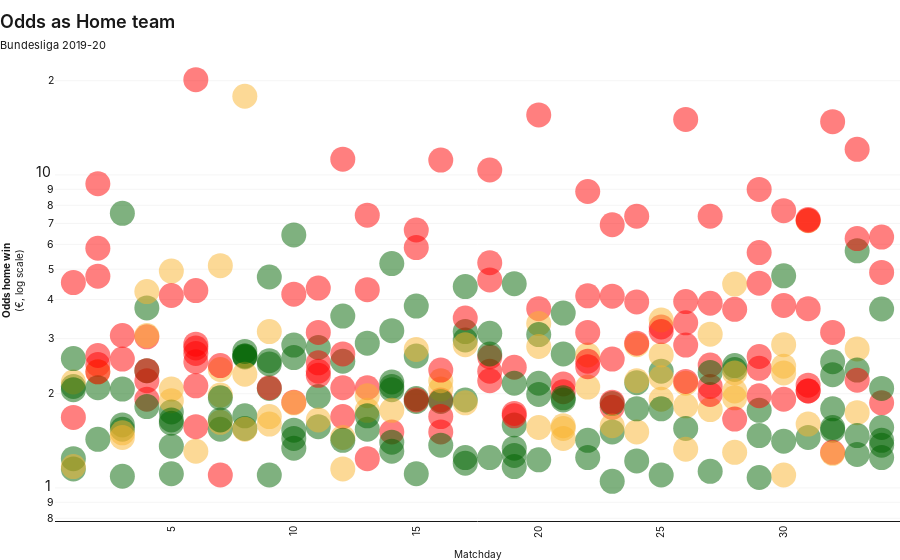

This figure's notebook cell:
### Code cell
def matchdayOdds(ha):
        
    fig = go.Figure()
    
    odds_col = f'Odds {ha.lower().replace("team","win")}'
    
    matchdays = sorted([int(x) for x in df['Matchday'].unique()])
        
    for matchday in matchdays:
                        
        dfx = df.loc[df['Matchday'] == str(matchday)]
        
        teams_odds = dfx[odds_col]
        
        cs = [f'rgba({colors["Home win"]["r"]},{colors["Home win"]["g"]},{colors["Home win"]["b"]}, 0.5)' if x == 'Home win' else f'rgba({colors["Draw"]["r"]},{colors["Draw"]["g"]},{colors["Draw"]["b"]}, 0.5)' if x == 'Draw' else f'rgba({colors["Away win"]["r"]},{colors["Away win"]["g"]},{colors["Away win"]["b"]}, 0.5)' if x == 'Away win' else 'black' for x in dfx['Result']]
            
        ts = [x for x in dfx['Description']]
        
        fig.add_trace(go.Scatter(
                x=[matchday for x in teams_odds], y=[x for x in teams_odds],  
                showlegend=False,
                mode='markers', marker=dict(color=cs, size=25, symbol='circle'), 
                text=ts, hovertemplate='%{text}</span><extra></extra>'
            ))
        
    headline, subhead, xaxes_title, yaxes_title, figHeight, marginTop, showLegend = f'Odds as {ha}', 'Bundesliga 2019-20 ', None, None, 600, 40, True
    customChartDefaultStyling.styling(fig, headline, subhead, xaxes_title, yaxes_title, figHeight, marginTop, showLegend)
     
    fig.update_xaxes(tickfont=dict(size=10), title='Matchday', range=[0.25,34.75])
    fig.update_yaxes(tickfont=dict(size=14), ticklabelposition="outside", title=f'<b>{odds_col}</b><br>(€, log scale)', type="log")
    
    fig.show()
        
matchdayOdds('Home team')

### Figure 1 — Plotly figure (JSON) as saved in the notebook; plotly's stock layout.template omitted (floating-point values rounded to 4 significant figures)
{"data": [{"hovertemplate": "%{text}</span><extra></extra>", "marker": {"color": ["rgba(0,100,0, 0.5)", "rgba(255,0,0, 0.5)", "rgba(0,100,0, 0.5)", "rgba(249,180,45, 0.5)", "rgba(0,100,0, 0.5)", "rgba(0,100,0, 0.5)", "rgba(255,0,0, 0.5)", "rgba(0,100,0, 0.5)", "rgba(249,180,45, 0.5)"], "size": 25, "symbol": "circle"}, "mode": "markers", "showlegend": false, "text": ["EIN 1 : 0 HOF ($2.11)", "UNI 0 : 4 RBL ($1.73)", "LEV 3 : 2 PAD ($1.24)", "GLA 0 : 0 SCH ($3.44)", "DOR 5 : 1 AUG ($1.15)", "FRE 3 : 0 MAI ($2.59)", "WER 1 : 3 DUS ($4.74)", "WOL 2 : 1 KOL ($2.06)", "MUN 2 : 2 HER ($7.9)"], "type": "scatter", "x": [1, 1, 1, 1, 1, 1, 1, 1, 1], "y": [2.11, 4.53, 1.24, 2.18, 1.15, 2.59, 1.68, 2.06, 1.17]}, {"hovertemplate": "%{text}</span><extra></extra>", "marker": {"color": ["rgba(255,0,0, 0.5)", "rgba(0,100,0, 0.5)", "rgba(249,180,45, 0.5)", "rgba(255,0,0, 0.5)", "rgba(0,100,0, 0.5)", "rgba(255,0,0, 0.5)", "rgba(255,0,0, 0.5)", "rgba(255,0,0, 0.5)", "rgba(255,0,0, 0.5)"], "size": 25, "symbol": "circle"}, "mode": "markers", "showlegend": false, "text": ["HER 0 : 3 WOL ($2.79)", "RBL 2 : 1 EIN ($1.43)", "AUG 1 : 1 UNI ($3.36)", "DUS 1 : 3 LEV ($1.63)", "HOF 3 : 2 WER ($2.09)", "MAI 1 : 3 GLA ($2.59)", "PAD 1 : 3 FRE ($2.81)", "SCH 0 : 3 MUN ($1.33)", "KOL 1 : 3 DOR ($1.51)"], "type": "scatter", "x": [2, 2, 2, 2, 2, 2, 2, 2, 2], "y": [2.48, 1.43, 2.35, 4.75, 2.09, 2.65, 2.35, 9.37, 5.83]}, {"hovertemplate": "%{text}</span><extra></extra>", "marker": {"color": ["rgba(0,100,0, 0.5)", "rgba(0,100,0, 0.5)", "rgba(249,180,45, 0.5)", "rgba(0,100,0, 0.5)", "rgba(255,0,0, 0.5)", "rgba(0,100,0, 0.5)", "rgba(0,100,0, 0.5)", "rgba(249,180,45, 0.5)", "rgba(255,0,0, 0.5)"], "size": 25, "symbol": "circle"}, "mode": "markers", "showlegend": false, "text": ["EIN 2 : 1 DUS ($1.59)", "WER 3 : 2 AUG ($1.54)", "LEV 0 : 0 HOF ($4.88)", "MUN 6 : 1 MAI ($1.09)", "FRE 1 : 2 KOL ($2.66)", "SCH 3 : 0 HER ($2.07)", "UNI 3 : 1 DOR ($7.54)", "WOL 1 : 1 PAD ($4.78)", "GLA 1 : 3 RBL ($2.19)"], "type": "scatter", "x": [3, 3, 3, 3, 3, 3, 3, 3, 3], "y": [1.59, 1.54, 1.5, 1.09, 2.58, 2.07, 7.54, 1.45, 3.07]}, {"hovertemplate": "%{text}</span><extra></extra>", "marker": {"color": ["rgba(255,0,0, 0.5)", "rgba(255,0,0, 0.5)", "rgba(0,100,0, 0.5)", "rgba(0,100,0, 0.5)", "rgba(255,0,0, 0.5)", "rgba(0,100,0, 0.5)", "rgba(249,180,45, 0.5)", "rgba(255,0,0, 0.5)", "rgba(249,180,45, 0.5)"], "size": 25, "symbol": "circle"}, "mode": "markers", "showlegend": false, "text": ["HOF 0 : 3 FRE ($3.89)", "PAD 1 : 5 SCH ($2.25)", "AUG 2 : 1 EIN ($3.76)", "DOR 4 : 0 LEV ($1.82)", "KOL 0 : 1 GLA ($3.11)", "MAI 2 : 1 HER ($2.37)", "RBL 1 : 1 MUN ($4.24)", "UNI 1 : 2 WER ($2.8)", "DUS 1 : 1 WOL ($3.65)"], "type": "scatter", "x": [4, 4, 4, 4, 4, 4, 4, 4, 4], "y": [1.92, 3.04, 3.76, 1.82, 2.2, 2.37, 4.24, 2.37, 3.07]}, {"hovertemplate": "%{text}</span><extra></extra>", "marker": {"color": ["rgba(249,180,45, 0.5)", "rgba(0,100,0, 0.5)", "rgba(249,180,45, 0.5)", "rgba(0,100,0, 0.5)", "rgba(0,100,0, 0.5)", "rgba(249,180,45, 0.5)", "rgba(0,100,0, 0.5)", "rgba(255,0,0, 0.5)", "rgba(0,100,0, 0.5)"], "size": 25, "symbol": "circle"}, "mode": "markers", "showlegend": false, "text": ["WOL 1 : 1 HOF ($3.7)", "GLA 2 : 1 DUS ($1.75)", "EIN 2 : 2 DOR ($4.37)", "LEV 2 : 0 UNI ($1.36)", "MUN 4 : 0 KOL ($1.11)", "FRE 1 : 1 AUG ($3.74)", "HER 2 : 1 PAD ($1.61)", "WER 0 : 3 RBL ($1.75)", "SCH 2 : 1 MAI ($1.65)"], "type": "scatter", "x": [5, 5, 5, 5, 5, 5, 5, 5, 5], "y": [2.07, 1.75, 4.93, 1.36, 1.11, 1.9, 1.61, 4.12, 1.65]}, {"hovertemplate": "%{text}</span><extra></extra>", "marker": {"color": ["rgba(255,0,0, 0.5)", "rgba(255,0,0, 0.5)", "rgba(255,0,0, 0.5)", "rgba(249,180,45, 0.5)", "rgba(255,0,0, 0.5)", "rgba(255,0,0, 0.5)", "rgba(255,0,0, 0.5)", "rgba(255,0,0, 0.5)", "rgba(255,0,0, 0.5)"], "size": 25, "symbol": "circle"}, "mode": "markers", "showlegend": false, "text": ["DUS 1 : 2 FRE ($2.72)", "KOL 0 : 4 HER ($3.34)", "AUG 0 : 3 LEV ($1.73)", "DOR 2 : 2 WER ($5.72)", "HOF 0 : 3 GLA ($2.52)", "MAI 0 : 1 WOL ($2.44)", "PAD 2 : 3 MUN ($1.11)", "RBL 1 : 3 SCH ($5.51)", "UNI 1 : 2 EIN ($2.38)"], "type": "scatter", "x": [6, 6, 6, 6, 6, 6, 6, 6, 6], "y": [2.53, 2.12, 4.27, 1.31, 2.69, 2.8, 20.15, 1.57, 2.88]}, {"hovertemplate": "%{text}</span><extra></extra>", "marker": {"color": ["rgba(0,100,0, 0.5)", "rgba(249,180,45, 0.5)", "rgba(0,100,0, 0.5)", "rgba(249,180,45, 0.5)", "rgba(255,0,0, 0.5)", "rgba(249,180,45, 0.5)", "rgba(255,0,0, 0.5)", "rgba(249,180,45, 0.5)", "rgba(0,100,0, 0.5)"], "size": 25, "symbol": "circle"}, "mode": "markers", "showlegend": false, "text": ["GLA 5 : 1 AUG ($1.54)", "EIN 2 : 2 WER ($3.75)", "WOL 1 : 0 UNI ($1.94)", "LEV 1 : 1 RBL ($3.67)", "MUN 1 : 2 HOF ($21.63)", "FRE 2 : 2 DOR ($4.11)", "PAD 1 : 2 MAI ($2.6)", "SCH 1 : 1 KOL ($4.28)", "HER 3 : 1 DUS ($1.65)"], "type": "scatter", "x": [7, 7, 7, 7, 7, 7, 7, 7, 7], "y": [1.54, 1.98, 1.94, 2.39, 1.1, 5.13, 2.46, 1.62, 1.65]}, {"hovertemplate": "%{text}</span><extra></extra>", "marker": {"color": ["rgba(0,100,0, 0.5)", "rgba(0,100,0, 0.5)", "rgba(249,180,45, 0.5)", "rgba(0,100,0, 0.5)", "rgba(0,100,0, 0.5)", "rgba(249,180,45, 0.5)", "rgba(0,100,0, 0.5)", "rgba(249,180,45, 0.5)", "rgba(0,100,0, 0.5)"], "size": 25, "symbol": "circle"}, "mode": "markers", "showlegend": false, "text": ["KOL 3 : 0 PAD ($1.7)", "HOF 2 : 0 SCH ($2.64)", "AUG 2 : 2 MUN ($8.92)", "DOR 1 : 0 GLA ($1.55)", "DUS 1 : 0 MAI ($2.64)", "RBL 1 : 1 WOL ($4.34)", "UNI 2 : 0 FRE ($2.62)", "WER 1 : 1 HER ($3.54)", "EIN 3 : 0 LEV ($2.73)"], "type": "scatter", "x": [8, 8, 8, 8, 8, 8, 8, 8, 8], "y": [1.7, 2.64, 17.84, 1.55, 2.64, 1.54, 2.62, 2.31, 2.73]}, {"hovertemplate": "%{text}</span><extra></extra>", "marker": {"color": ["rgba(0,100,0, 0.5)", "rgba(249,180,45, 0.5)", "rgba(249,180,45, 0.5)", "rgba(0,100,0, 0.5)", "rgba(0,100,0, 0.5)", "rgba(255,0,0, 0.5)", "rgba(0,100,0, 0.5)", "rgba(249,180,45, 0.5)", "rgba(0,100,0, 0.5)"], "size": 25, "symbol": "circle"}, "mode": "markers", "showlegend": false, "text": ["GLA 4 : 2 EIN ($2.08)", "WOL 0 : 0 AUG ($4.14)", "LEV 2 : 2 WER ($4.09)", "MUN 2 : 1 UNI ($1.1)", "FRE 2 : 1 RBL ($4.72)", "HER 2 : 3 HOF ($3.27)", "PAD 2 : 0 DUS ($2.49)", "SCH 0 : 0 DOR ($3.49)", "MAI 3 : 1 KOL ($2.55)"], "type": "scatter", "x": [9, 9, 9, 9, 9, 9, 9, 9, 9], "y": [2.08, 1.6, 1.69, 1.1, 4.72, 2.09, 2.49, 3.16, 2.55]}, {"hovertemplate": "%{text}</span><extra></extra>", "marker": {"color": ["rgba(255,0,0, 0.5)", "rgba(0,100,0, 0.5)", "rgba(255,0,0, 0.5)", "rgba(0,100,0, 0.5)", "rgba(0,100,0, 0.5)", "rgba(0,100,0, 0.5)", "rgba(0,100,0, 0.5)", "rgba(249,180,45, 0.5)", "rgba(0,100,0, 0.5)"], "size": 25, "symbol": "circle"}, "mode": "markers", "showlegend": false, "text": ["AUG 2 : 3 SCH ($1.8)", "DUS 2 : 0 KOL ($2.86)", "LEV 1 : 2 GLA ($3.82)", "DOR 3 : 0 WOL ($1.53)", "EIN 5 : 1 MUN ($6.43)", "RBL 8 : 0 MAI ($1.34)", "UNI 1 : 0 HER ($2.61)", "WER 2 : 2 FRE ($3.82)", "HOF 3 : 0 PAD ($1.44)"], "type": "scatter", "x": [10, 10, 10, 10, 10, 10, 10, 10, 10], "y": [4.16, 2.86, 1.88, 1.53, 6.43, 1.34, 2.61, 1.87, 1.44]}, {"hovertemplate": "%{text}</span><extra></extra>", "marker": {"color": ["rgba(0,100,0, 0.5)", "rgba(0,100,0, 0.5)", "rgba(255,0,0, 0.5)", "rgba(0,100,0, 0.5)", "rgba(255,0,0, 0.5)", "rgba(255,0,0, 0.5)", "rgba(255,0,0, 0.5)", "rgba(249,180,45, 0.5)", "rgba(255,0,0, 0.5)"], "size": 25, "symbol": "circle"}, "mode": "markers", "showlegend": false, "text": ["GLA 3 : 1 WER ($1.96)", "FRE 1 : 0 EIN ($2.81)", "WOL 0 : 2 LEV ($2.21)", "MUN 4 : 0 DOR ($1.57)", "HER 2 : 4 RBL ($1.72)", "MAI 2 : 3 UNI ($3.05)", "PAD 0 : 1 AUG ($2.62)", "SCH 3 : 3 DUS ($3.91)", "KOL 1 : 2 HOF ($2.92)"], "type": "scatter", "x": [11, 11, 11, 11, 11, 11, 11, 11, 11], "y": [1.96, 2.81, 3.14, 1.57, 4.35, 2.36, 2.51, 1.65, 2.29]}, {"hovertemplate": "%{text}</span><extra></extra>", "marker": {"color": ["rgba(0,100,0, 0.5)", "rgba(255,0,0, 0.5)", "rgba(249,180,45, 0.5)", "rgba(255,0,0, 0.5)", "rgba(255,0,0, 0.5)", "rgba(0,100,0, 0.5)", "rgba(0,100,0, 0.5)", "rgba(255,0,0, 0.5)", "rgba(249,180,45, 0.5)"], "size": 25, "symbol": "circle"}, "mode": "markers", "showlegend": false, "text": ["AUG 4 : 0 HER ($2.54)", "HOF 1 : 5 MAI ($4.79)", "LEV 1 : 1 FRE ($4.57)", "DUS 0 : 4 MUN ($1.23)", "EIN 0 : 2 WOL ($3.43)", "RBL 4 : 1 KOL ($1.42)", "UNI 2 : 0 GLA ($3.54)", "WER 1 : 2 SCH ($2.57)", "DOR 3 : 3 PAD ($8.45)"], "type": "scatter", "x": [12, 12, 12, 12, 12, 12, 12, 12, 12], "y": [2.54, 1.69, 1.45, 11.23, 2.09, 1.42, 3.54, 2.68, 1.15]}, {"hovertemplate": "%{text}</span><extra></extra>", "marker": {"color": ["rgba(0,100,0, 0.5)", "rgba(0,100,0, 0.5)", "rgba(255,0,0, 0.5)", "rgba(255,0,0, 0.5)", "rgba(249,180,45, 0.5)", "rgba(255,0,0, 0.5)", "rgba(249,180,45, 0.5)", "rgba(255,0,0, 0.5)", "rgba(0,100,0, 0.5)"], "size": 25, "symbol": "circle"}, "mode": "markers", "showlegend": false, "text": ["MAI 2 : 1 EIN ($2.9)", "GLA 4 : 2 FRE ($1.54)", "WOL 2 : 3 WER ($3.36)", "MUN 1 : 2 LEV ($10.33)", "KOL 1 : 1 AUG ($3.73)", "HER 1 : 2 DOR ($1.74)", "HOF 1 : 1 DUS ($3.84)", "PAD 2 : 3 RBL ($1.33)", "SCH 2 : 1 UNI ($1.7)"], "type": "scatter", "x": [13, 13, 13, 13, 13, 13, 13, 13, 13], "y": [2.9, 1.54, 2.09, 1.24, 1.97, 4.3, 1.77, 7.44, 1.7]}, {"hovertemplate": "%{text}</span><extra></extra>", "marker": {"color": ["rgba(0,100,0, 0.5)", "rgba(255,0,0, 0.5)", "rgba(0,100,0, 0.5)", "rgba(0,100,0, 0.5)", "rgba(0,100,0, 0.5)", "rgba(0,100,0, 0.5)", "rgba(0,100,0, 0.5)", "rgba(0,100,0, 0.5)", "rgba(249,180,45, 0.5)"], "size": 25, "symbol": "circle"}, "mode": "markers", "showlegend": false, "text": ["UNI 2 : 0 KOL ($2.11)", "WER 0 : 1 PAD ($5.62)", "AUG 2 : 1 MAI ($2.18)", "LEV 2 : 1 SCH ($2.06)", "GLA 2 : 1 MUN ($5.21)", "DOR 5 : 0 DUS ($1.31)", "FRE 1 : 0 WOL ($3.18)", "RBL 3 : 1 HOF ($1.4)", "EIN 2 : 2 HER ($3.97)"], "type": "scatter", "x": [14, 14, 14, 14, 14, 14, 14, 14, 14], "y": [2.11, 1.51, 2.18, 2.06, 5.21, 1.31, 3.18, 1.4, 1.77]}, {"hovertemplate": "%{text}</span><extra></extra>", "marker": {"color": ["rgba(0,100,0, 0.5)", "rgba(0,100,0, 0.5)", "rgba(0,100,0, 0.5)", "rgba(255,0,0, 0.5)", "rgba(0,100,0, 0.5)", "rgba(0,100,0, 0.5)", "rgba(255,0,0, 0.5)", "rgba(249,180,45, 0.5)", "rgba(255,0,0, 0.5)"], "size": 25, "symbol": "circle"}, "mode": "markers", "showlegend": false, "text": ["SCH 1 : 0 EIN ($1.89)", "WOL 2 : 1 GLA ($2.64)", "MUN 6 : 1 WER ($1.11)", "DUS 0 : 3 RBL ($1.42)", "KOL 2 : 0 LEV ($3.81)", "HER 1 : 0 FRE ($1.93)", "MAI 0 : 4 DOR ($1.49)", "PAD 1 : 1 UNI ($3.58)", "HOF 2 : 4 AUG ($3.71)"], "type": "scatter", "x": [15, 15, 15, 15, 15, 15, 15, 15, 15], "y": [1.89, 2.64, 1.11, 6.67, 3.81, 1.93, 5.86, 2.77, 1.91]}, {"hovertemplate": "%{text}</span><extra></extra>", "marker": {"color": ["rgba(255,0,0, 0.5)", "rgba(0,100,0, 0.5)", "rgba(255,0,0, 0.5)", "rgba(255,0,0, 0.5)", "rgba(249,180,45, 0.5)", "rgba(0,100,0, 0.5)", "rgba(249,180,45, 0.5)", "rgba(255,0,0, 0.5)", "rgba(255,0,0, 0.5)"], "size": 25, "symbol": "circle"}, "mode": "markers", "showlegend": false, "text": ["LEV 0 : 1 HER ($6.06)", "GLA 2 : 0 PAD ($1.37)", "EIN 2 : 4 KOL ($3.87)", "FRE 1 : 3 MUN ($1.2)", "WOL 1 : 1 SCH ($3.5)", "AUG 3 : 0 DUS ($1.89)", "DOR 3 : 3 RBL ($3.77)", "UNI 0 : 2 HOF ($2.88)", "WER 0 : 5 MAI ($4.45)"], "type": "scatter", "x": [16, 16, 16, 16, 16, 16, 16, 16, 16], "y": [1.51, 1.37, 1.91, 11.15, 2.07, 1.89, 2.2, 2.38, 1.69]}, {"hovertemplate": "%{text}</span><extra></extra>", "marker": {"color": ["rgba(0,100,0, 0.5)", "rgba(0,100,0, 0.5)", "rgba(0,100,0, 0.5)", "rgba(0,100,0, 0.5)", "rgba(249,180,45, 0.5)", "rgba(255,0,0, 0.5)", "rgba(0,100,0, 0.5)", "rgba(249,180,45, 0.5)", "rgba(0,100,0, 0.5)"], "size": 25, "symbol": "circle"}, "mode": "markers", "showlegend": false, "text": ["DUS 2 : 1 UNI ($2.97)", "PAD 2 : 1 EIN ($3.16)", "MUN 2 : 0 WOL ($1.2)", "KOL 1 : 0 WER ($1.91)", "HER 0 : 0 GLA ($3.49)", "MAI 0 : 1 LEV ($1.96)", "RBL 3 : 1 AUG ($1.25)", "SCH 2 : 2 FRE ($3.62)", "HOF 2 : 1 DOR ($4.4)"], "type": "scatter", "x": [17, 17, 17, 17, 17, 17, 17, 17, 17], "y": [2.97, 3.16, 1.2, 1.91, 2.87, 3.49, 1.25, 1.87, 4.4]}, {"hovertemplate": "%{text}</span><extra></extra>", "marker": {"color": ["rgba(255,0,0, 0.5)", "rgba(255,0,0, 0.5)", "rgba(255,0,0, 0.5)", "rgba(255,0,0, 0.5)", "rgba(0,100,0, 0.5)", "rgba(255,0,0, 0.5)", "rgba(255,0,0, 0.5)", "rgba(0,100,0, 0.5)", "rgba(0,100,0, 0.5)"], "size": 25, "symbol": "circle"}, "mode": "markers", "showlegend": false, "text": ["HER 0 : 4 MUN ($1.25)", "PAD 1 : 4 LEV ($1.64)", "AUG 3 : 5 DOR ($1.55)", "DUS 0 : 1 WER ($2.58)", "KOL 3 : 1 WOL ($3.12)", "HOF 1 : 2 EIN ($2.79)", "MAI 1 : 2 FRE ($3.15)", "RBL 3 : 1 UNI ($1.25)", "SCH 2 : 0 GLA ($2.68)"], "type": "scatter", "x": [18, 18, 18, 18, 18, 18, 18, 18, 18], "y": [10.37, 4.62, 5.24, 2.62, 3.12, 2.36, 2.2, 1.25, 2.68]}, {"hovertemplate": "%{text}</span><extra></extra>", "marker": {"color": ["rgba(0,100,0, 0.5)", "rgba(255,0,0, 0.5)", "rgba(0,100,0, 0.5)", "rgba(0,100,0, 0.5)", "rgba(0,100,0, 0.5)", "rgba(255,0,0, 0.5)", "rgba(0,100,0, 0.5)", "rgba(255,0,0, 0.5)", "rgba(0,100,0, 0.5)"], "size": 25, "symbol": "circle"}, "mode": "markers", "showlegend": false, "text": ["LEV 3 : 0 DUS ($1.34)", "WER 0 : 3 HOF ($2.73)", "MUN 5 : 0 SCH ($1.17)", "GLA 3 : 1 MAI ($1.59)", "EIN 2 : 0 RBL ($4.49)", "FRE 0 : 2 PAD ($4.44)", "UNI 2 : 0 AUG ($2.16)", "WOL 1 : 2 HER ($4.78)", "DOR 5 : 1 KOL ($1.27)"], "type": "scatter", "x": [19, 19, 19, 19, 19, 19, 19, 19, 19], "y": [1.34, 2.43, 1.17, 1.59, 4.49, 1.7, 2.16, 1.73, 1.27]}, {"hovertemplate": "%{text}</span><extra></extra>", "marker": {"color": ["rgba(0,100,0, 0.5)", "rgba(255,0,0, 0.5)", "rgba(0,100,0, 0.5)", "rgba(0,100,0, 0.5)", "rgba(249,180,45, 0.5)", "rgba(0,100,0, 0.5)", "rgba(255,0,0, 0.5)", "rgba(249,180,45, 0.5)", "rgba(249,180,45, 0.5)"], "size": 25, "symbol": "circle"}, "mode": "markers", "showlegend": false, "text": ["KOL 4 : 0 FRE ($1.99)", "PAD 2 : 4 WOL ($1.91)", "AUG 2 : 1 WER ($2.16)", "DOR 5 : 0 UNI ($1.23)", "DUS 1 : 1 EIN ($3.68)", "HOF 2 : 1 LEV ($3.09)", "MAI 1 : 3 MUN ($1.14)", "RBL 2 : 2 GLA ($4.46)", "HER 0 : 0 SCH ($3.29)"], "type": "scatter", "x": [20, 20, 20, 20, 20, 20, 20, 20, 20], "y": [1.99, 3.74, 2.16, 1.23, 3.35, 3.09, 15.55, 1.56, 2.83]}, {"hovertemplate": "%{text}</span><extra></extra>", "marker": {"color": ["rgba(249,180,45, 0.5)", "rgba(0,100,0, 0.5)", "rgba(0,100,0, 0.5)", "rgba(255,0,0, 0.5)", "rgba(249,180,45, 0.5)", "rgba(255,0,0, 0.5)", "rgba(249,180,45, 0.5)", "rgba(0,100,0, 0.5)", "rgba(0,100,0, 0.5)"], "size": 25, "symbol": "circle"}, "mode": "markers", "showlegend": false, "text": ["MUN 0 : 0 RBL ($5.16)", "LEV 4 : 3 DOR ($3.62)", "FRE 1 : 0 HOF ($2.68)", "HER 1 : 3 MAI ($3.61)", "SCH 1 : 1 PAD ($4.26)", "WER 0 : 2 UNI ($3.37)", "WOL 1 : 1 DUS ($4.16)", "EIN 5 : 0 AUG ($1.94)", "GLA 2 : 1 KOL ($1.91)"], "type": "scatter", "x": [21, 21, 21, 21, 21, 21, 21, 21, 21], "y": [1.44, 3.62, 2.68, 2.03, 1.58, 2.15, 1.55, 1.94, 1.91]}, {"hovertemplate": "%{text}</span><extra></extra>", "marker": {"color": ["rgba(255,0,0, 0.5)", "rgba(249,180,45, 0.5)", "rgba(249,180,45, 0.5)", "rgba(255,0,0, 0.5)", "rgba(255,0,0, 0.5)", "rgba(255,0,0, 0.5)", "rgba(0,100,0, 0.5)", "rgba(255,0,0, 0.5)", "rgba(0,100,0, 0.5)"], "size": 25, "symbol": "circle"}, "mode": "markers", "showlegend": false, "text": ["KOL 1 : 4 MUN ($1.29)", "MAI 0 : 0 SCH ($3.47)", "AUG 1 : 1 FRE ($3.55)", "DUS 1 : 4 GLA ($1.84)", "HOF 2 : 3 WOL ($2.85)", "PAD 1 : 2 HER ($2.74)", "RBL 3 : 0 WER ($1.25)", "UNI 2 : 3 LEV ($2.22)", "DOR 4 : 0 EIN ($1.42)"], "type": "scatter", "x": [22, 22, 22, 22, 22, 22, 22, 22, 22], "y": [8.85, 2.66, 2.1, 4.11, 2.44, 2.54, 1.25, 3.14, 1.42]}, {"hovertemplate": "%{text}</span><extra></extra>", "marker": {"color": ["rgba(255,0,0, 0.5)", "rgba(0,100,0, 0.5)", "rgba(0,100,0, 0.5)", "rgba(249,180,45, 0.5)", "rgba(255,0,0, 0.5)", "rgba(255,0,0, 0.5)", "rgba(255,0,0, 0.5)", "rgba(255,0,0, 0.5)", "rgba(0,100,0, 0.5)"], "size": 25, "symbol": "circle"}, "mode": "markers", "showlegend": false, "text": ["EIN 1 : 2 UNI ($4.27)", "LEV 2 : 0 AUG ($1.51)", "WOL 4 : 0 MAI ($1.86)", "GLA 1 : 1 HOF ($4.44)", "FRE 0 : 2 DUS ($3.96)", "HER 0 : 5 KOL ($2.74)", "SCH 0 : 5 RBL ($1.8)", "WER 0 : 2 DOR ($1.39)", "MUN 3 : 2 PAD ($1.05)"], "type": "scatter", "x": [23, 23, 23, 23, 23, 23, 23, 23, 23], "y": [1.81, 1.51, 1.86, 1.58, 1.88, 2.58, 4.1, 6.93, 1.05]}, {"hovertemplate": "%{text}</span><extra></extra>", "marker": {"color": ["rgba(249,180,45, 0.5)", "rgba(249,180,45, 0.5)", "rgba(255,0,0, 0.5)", "rgba(0,100,0, 0.5)", "rgba(0,100,0, 0.5)", "rgba(255,0,0, 0.5)", "rgba(0,100,0, 0.5)", "rgba(249,180,45, 0.5)", "rgba(255,0,0, 0.5)"], "size": 25, "symbol": "circle"}, "mode": "markers", "showlegend": false, "text": ["RBL 1 : 1 LEV ($4.69)", "UNI 2 : 2 WOL ($3.29)", "AUG 2 : 3 GLA ($1.84)", "DOR 1 : 0 FRE ($1.22)", "KOL 3 : 0 SCH ($2.17)", "HOF 0 : 6 MUN ($1.33)", "MAI 2 : 0 PAD ($1.79)", "DUS 3 : 3 HER ($3.44)", "WER 0 : 3 EIN ($2.39)"], "type": "scatter", "x": [24, 24, 24, 24, 24, 24, 24, 24, 24], "y": [1.51, 2.87, 3.93, 1.22, 2.17, 7.38, 1.79, 2.2, 2.9]}, {"hovertemplate": "%{text}</span><extra></extra>", "marker": {"color": ["rgba(0,100,0, 0.5)", "rgba(249,180,45, 0.5)", "rgba(0,100,0, 0.5)", "rgba(255,0,0, 0.5)", "rgba(0,100,0, 0.5)", "rgba(249,180,45, 0.5)", "rgba(249,180,45, 0.5)", "rgba(249,180,45, 0.5)", "rgba(255,0,0, 0.5)"], "size": 25, "symbol": "circle"}, "mode": "markers", "showlegend": false, "text": ["MUN 2 : 0 AUG ($1.1)", "MAI 1 : 1 DUS ($3.79)", "LEV 4 : 0 EIN ($1.79)", "GLA 1 : 2 DOR ($2.08)", "FRE 3 : 1 UNI ($2.36)", "HER 2 : 2 WER ($3.5)", "SCH 1 : 1 HOF ($3.48)", "WOL 0 : 0 RBL ($3.64)", "PAD 1 : 2 KOL ($2.09)"], "type": "scatter", "x": [25, 25, 25, 25, 25, 25, 25, 25, 25], "y": [1.1, 1.92, 1.79, 3.27, 2.36, 2.25, 2.66, 3.44, 3.16]}, {"hovertemplate": "%{text}</span><extra></extra>", "marker": {"color": ["rgba(255,0,0, 0.5)", "rgba(249,180,45, 0.5)", "rgba(255,0,0, 0.5)", "rgba(255,0,0, 0.5)", "rgba(0,100,0, 0.5)", "rgba(249,180,45, 0.5)", "rgba(255,0,0, 0.5)", "rgba(255,0,0, 0.5)", "rgba(249,180,45, 0.5)"], "size": 25, "symbol": "circle"}, "mode": "markers", "showlegend": false, "text": ["WER 1 : 4 LEV ($1.85)", "KOL 2 : 2 MAI ($3.84)", "UNI 0 : 2 MUN ($1.17)", "AUG 1 : 2 WOL ($2.14)", "DOR 4 : 0 SCH ($1.55)", "DUS 0 : 0 PAD ($3.56)", "EIN 1 : 3 GLA ($2.38)", "HOF 0 : 3 HER ($3.14)", "RBL 1 : 1 FRE ($5.41)"], "type": "scatter", "x": [26, 26, 26, 26, 26, 26, 26, 26, 26], "y": [3.94, 1.83, 15.04, 3.37, 1.55, 2.16, 2.86, 2.19, 1.33]}, {"hovertemplate": "%{text}</span><extra></extra>", "marker": {"color": ["rgba(249,180,45, 0.5)", "rgba(255,0,0, 0.5)", "rgba(255,0,0, 0.5)", "rgba(0,100,0, 0.5)", "rgba(255,0,0, 0.5)", "rgba(255,0,0, 0.5)", "rgba(249,180,45, 0.5)", "rgba(255,0,0, 0.5)", "rgba(0,100,0, 0.5)"], "size": 25, "symbol": "circle"}, "mode": "markers", "showlegend": false, "text": ["KOL 2 : 2 DUS ($3.9)", "MAI 0 : 5 RBL ($1.37)", "SCH 0 : 3 AUG ($3.78)", "MUN 5 : 2 EIN ($1.13)", "GLA 1 : 3 LEV ($2.64)", "FRE 0 : 1 WER ($3.34)", "PAD 1 : 1 HOF ($3.82)", "WOL 0 : 2 DOR ($1.89)", "HER 4 : 0 UNI ($2.34)"], "type": "scatter", "x": [27, 27, 27, 27, 27, 27, 27, 27, 27], "y": [1.78, 7.38, 1.99, 1.13, 2.47, 2.11, 3.1, 3.89, 2.34]}, {"hovertemplate": "%{text}</span><extra></extra>", "marker": {"color": ["rgba(249,180,45, 0.5)", "rgba(0,100,0, 0.5)", "rgba(0,100,0, 0.5)", "rgba(249,180,45, 0.5)", "rgba(249,180,45, 0.5)", "rgba(255,0,0, 0.5)", "rgba(255,0,0, 0.5)", "rgba(249,180,45, 0.5)", "rgba(249,180,45, 0.5)"], "size": 25, "symbol": "circle"}, "mode": "markers", "showlegend": false, "text": ["AUG 0 : 0 PAD ($3.74)", "DUS 2 : 1 SCH ($2.46)", "HOF 3 : 1 KOL ($2.39)", "RBL 2 : 2 HER ($5.87)", "UNI 1 : 1 MAI ($3.44)", "LEV 1 : 4 WOL ($4.8)", "DOR 0 : 1 MUN ($1.8)", "EIN 3 : 3 FRE ($3.57)", "WER 0 : 0 GLA ($4.12)"], "type": "scatter", "x": [28, 28, 28, 28, 28, 28, 28, 28, 28], "y": [1.94, 2.46, 2.39, 1.3, 2.33, 1.66, 3.72, 2.04, 4.48]}, {"hovertemplate": "%{text}</span><extra></extra>", "marker": {"color": ["rgba(255,0,0, 0.5)", "rgba(0,100,0, 0.5)", "rgba(255,0,0, 0.5)", "rgba(0,100,0, 0.5)", "rgba(0,100,0, 0.5)", "rgba(255,0,0, 0.5)", "rgba(255,0,0, 0.5)", "rgba(255,0,0, 0.5)", "rgba(255,0,0, 0.5)"], "size": 25, "symbol": "circle"}, "mode": "markers", "showlegend": false, "text": ["KOL 2 : 4 RBL ($1.51)", "GLA 4 : 1 UNI ($1.47)", "PAD 1 : 6 DOR ($1.3)", "MUN 5 : 0 DUS ($1.08)", "HER 2 : 0 AUG ($1.77)", "MAI 0 : 1 HOF ($2.72)", "SCH 0 : 1 WER ($2.73)", "WOL 1 : 2 EIN ($3.59)", "FRE 0 : 1 LEV ($1.72)"], "type": "scatter", "x": [29, 29, 29, 29, 29, 29, 29, 29, 29], "y": [5.65, 1.47, 8.99, 1.08, 1.77, 2.41, 2.63, 1.97, 4.51]}, {"hovertemplate": "%{text}</span><extra></extra>", "marker": {"color": ["rgba(249,180,45, 0.5)", "rgba(249,180,45, 0.5)", "rgba(255,0,0, 0.5)", "rgba(255,0,0, 0.5)", "rgba(0,100,0, 0.5)", "rgba(249,180,45, 0.5)", "rgba(255,0,0, 0.5)", "rgba(249,180,45, 0.5)", "rgba(0,100,0, 0.5)"], "size": 25, "symbol": "circle"}, "mode": "markers", "showlegend": false, "text": ["AUG 1 : 1 KOL ($3.54)", "UNI 1 : 1 SCH ($3.13)", "WER 0 : 1 WOL ($1.94)", "LEV 2 : 4 MUN ($1.34)", "DOR 1 : 0 HER ($1.41)", "DUS 2 : 2 HOF ($3.52)", "EIN 0 : 2 MAI ($3.67)", "RBL 1 : 1 PAD ($10.25)", "FRE 1 : 0 GLA ($4.76)"], "type": "scatter", "x": [30, 30, 30, 30, 30, 30, 30, 30, 30], "y": [2.87, 2.33, 3.83, 7.69, 1.41, 2.45, 1.92, 1.1, 4.76]}, {"hovertemplate": "%{text}</span><extra></extra>", "marker": {"color": ["rgba(255,0,0, 0.5)", "rgba(249,180,45, 0.5)", "rgba(0,100,0, 0.5)", "rgba(255,0,0, 0.5)", "rgba(255,0,0, 0.5)", "rgba(255,0,0, 0.5)", "rgba(255,0,0, 0.5)", "rgba(249,180,45, 0.5)", "rgba(255,0,0, 0.5)"], "size": 25, "symbol": "circle"}, "mode": "markers", "showlegend": false, "text": ["MAI 0 : 1 AUG ($3.66)", "SCH 1 : 1 LEV ($4.84)", "MUN 2 : 1 GLA ($1.45)", "DUS 0 : 1 DOR ($1.4)", "KOL 1 : 2 UNI ($3.67)", "HER 1 : 4 EIN ($3.19)", "PAD 1 : 5 WER ($1.89)", "WOL 2 : 2 FRE ($4.23)", "HOF 0 : 2 RBL ($1.37)"], "type": "scatter", "x": [31, 31, 31, 31, 31, 31, 31, 31, 31], "y": [2.04, 7.14, 1.45, 7.15, 2.04, 2.13, 3.74, 1.6, 7.21]}, {"hovertemplate": "%{text}</span><extra></extra>", "marker": {"color": ["rgba(255,0,0, 0.5)", "rgba(0,100,0, 0.5)", "rgba(255,0,0, 0.5)", "rgba(0,100,0, 0.5)", "rgba(249,180,45, 0.5)", "rgba(0,100,0, 0.5)", "rgba(0,100,0, 0.5)", "rgba(0,100,0, 0.5)", "rgba(255,0,0, 0.5)"], "size": 25, "symbol": "circle"}, "mode": "markers", "showlegend": false, "text": ["AUG 1 : 3 HOF ($2.12)", "LEV 3 : 1 KOL ($1.53)", "DOR 0 : 2 MAI ($9.26)", "EIN 2 : 1 SCH ($1.56)", "RBL 2 : 2 DUS ($5.83)", "GLA 3 : 0 WOL ($2.3)", "FRE 2 : 1 HER ($2.53)", "UNI 1 : 0 PAD ($1.79)", "WER 0 : 1 MUN ($1.17)"], "type": "scatter", "x": [32, 32, 32, 32, 32, 32, 32, 32, 32], "y": [3.14, 1.53, 1.3, 1.56, 1.29, 2.3, 2.53, 1.79, 14.8]}, {"hovertemplate": "%{text}</span><extra></extra>", "marker": {"color": ["rgba(0,100,0, 0.5)", "rgba(249,180,45, 0.5)", "rgba(249,180,45, 0.5)", "rgba(0,100,0, 0.5)", "rgba(0,100,0, 0.5)", "rgba(0,100,0, 0.5)", "rgba(255,0,0, 0.5)", "rgba(255,0,0, 0.5)", "rgba(255,0,0, 0.5)"], "size": 25, "symbol": "circle"}, "mode": "markers", "showlegend": false, "text": ["MUN 3 : 1 FRE ($1.28)", "DUS 1 : 1 AUG ($3.8)", "KOL 1 : 1 EIN ($3.8)", "HER 2 : 0 LEV ($5.72)", "HOF 4 : 0 UNI ($1.47)", "MAI 3 : 1 WER ($2.38)", "PAD 1 : 3 GLA ($1.2)", "RBL 0 : 2 DOR ($3.07)", "SCH 1 : 4 WOL ($1.51)"], "type": "scatter", "x": [33, 33, 33, 33, 33, 33, 33, 33, 33], "y": [1.28, 1.74, 2.78, 5.72, 1.47, 2.38, 12.07, 2.21, 6.26]}, {"hovertemplate": "%{text}</span><extra></extra>", "marker": {"color": ["rgba(255,0,0, 0.5)", "rgba(0,100,0, 0.5)", "rgba(0,100,0, 0.5)", "rgba(255,0,0, 0.5)", "rgba(0,100,0, 0.5)", "rgba(0,100,0, 0.5)", "rgba(0,100,0, 0.5)", "rgba(0,100,0, 0.5)", "rgba(255,0,0, 0.5)"], "size": 25, "symbol": "circle"}, "mode": "markers", "showlegend": false, "text": ["AUG 1 : 2 RBL ($1.42)", "LEV 1 : 0 MAI ($1.37)", "GLA 2 : 1 HER ($1.42)", "DOR 0 : 4 HOF ($3.62)", "EIN 3 : 2 PAD ($1.25)", "FRE 4 : 0 SCH ($2.08)", "UNI 3 : 0 DUS ($3.73)", "WER 6 : 1 KOL ($1.56)", "WOL 0 : 4 MUN ($1.57)"], "type": "scatter", "x": [34, 34, 34, 34, 34, 34, 34, 34, 34], "y": [6.33, 1.37, 1.42, 1.87, 1.25, 2.08, 3.73, 1.56, 4.88]}], "layout": {"autosize": true, "font": {"color": "rgba(24,24,24,1)", "family": "Manrope, Sohne, Inter, Arial", "size": 8}, "legend": {"font": {"color": "#181818", "size": 10}, "orientation": "h", "x": 1, "xanchor": "right", "y": 1, "yanchor": "bottom"}, "margin": {"b": 0, "l": 0, "r": 0, "t": 40}, "paper_bgcolor": "rgba(255,255,255,0)", "plot_bgcolor": "rgba(255,255,255,0)", "showlegend": true, "title": {"font": {"color": "#181818", "family": "Test Söhne, Sohne, Manrope, Inter, Arial", "size": 16}, "text": "<span style=\"font-size: 18px; font-weight:600\">Odds as Home team</span><br><span style=\"font-family: Manrope, Sohne, Inter, Arial; font-size: 11px\">Bundesliga 2019-20 </span>", "x": 0, "xanchor": "left", "y": 0.95, "yanchor": "top"}, "xaxis": {"gridcolor": "rgba(245,245,245,1)", "gridwidth": 1, "linecolor": "rgba(24,24,24,1)", "linewidth": 1, "mirror": false, "range": [0.25, 34.75], "showgrid": false, "showline": true, "tickangle": -90, "tickfont": {"size": 10}, "title": {"text": "Matchday"}, "type": "linear"}, "yaxis": {"autorange": true, "gridcolor": "rgba(245,245,245,1)", "gridwidth": 1, "linecolor": "rgba(24,24,24,1)", "linewidth": 1, "mirror": false, "range": [-0.101, 1.426], "showgrid": true, "showline": false, "tickfont": {"size": 14}, "ticklabelposition": "outside", "title": {"text": "<b>Odds home win</b><br>(€, log scale)"}, "type": "log"}}}
